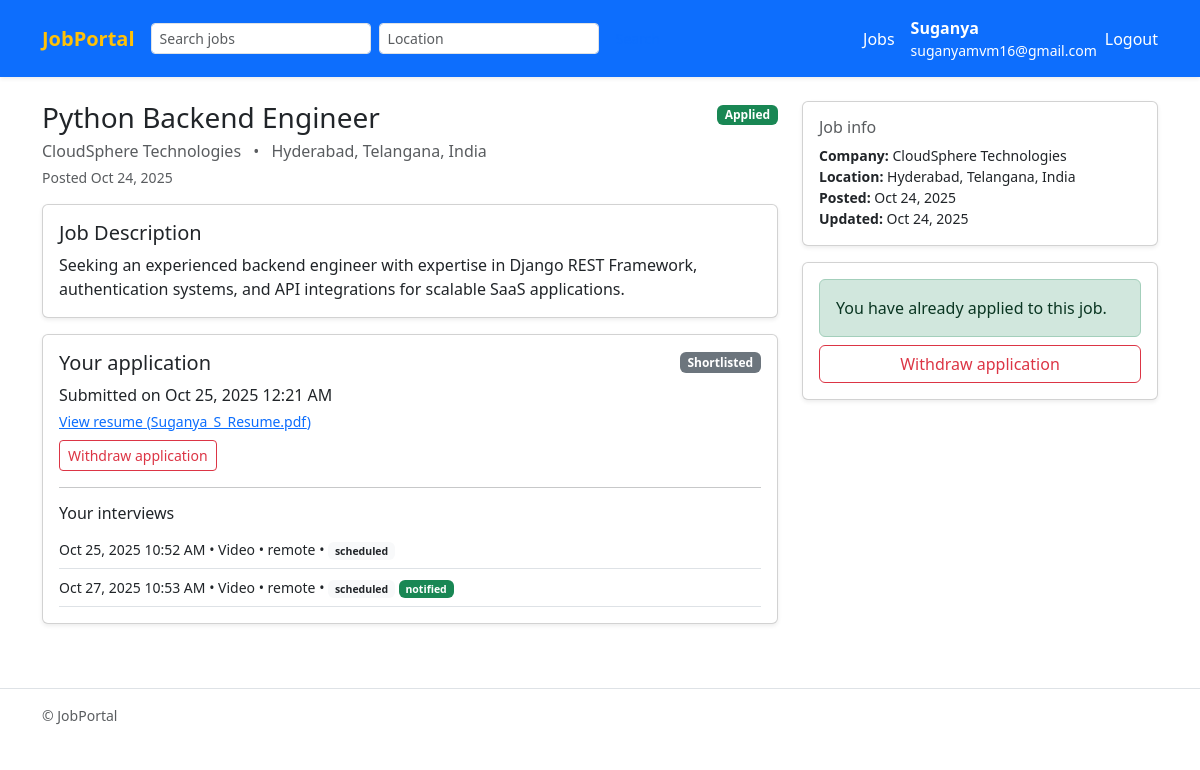
The app's page /job/2/ (signed in) with its own data.
### jobs/models.py (models this page shows, shortened)
class Job(models.Model):
    poster = models.ForeignKey(User, on_delete=models.CASCADE, related_name="posted_jobs")
    title = models.CharField(max_length=255)
    company = models.CharField(max_length=255)
    description = models.TextField()
    location = models.CharField(max_length=255, blank=True)
    created_at = models.DateTimeField(auto_now_add=True)
    updated_at = models.DateTimeField(auto_now=True)
    class Meta:
        ordering = ["-created_at"]
        indexes = [models.Index(fields=["title"]), models.Index(fields=["company"]), models.Index(fields=["location"])]

class Application(models.Model):
    STATUS_APPLIED   = "applied"
    STATUS_REVIEW    = "review"
    STATUS_SHORTLIST = "shortlisted"
    STATUS_ACCEPTED  = "accepted"
    STATUS_REJECTED  = "rejected"
    STATUS_WITHDRAWN = "withdrawn"
    STATUS_CHOICES = [
        (STATUS_APPLIED, "Applied"),
        (STATUS_REVIEW, "Under Review"),
        (STATUS_SHORTLIST, "Shortlisted"),
        (STATUS_ACCEPTED, "Accepted"),
        (STATUS_REJECTED, "Rejected"),
        (STATUS_WITHDRAWN, "Withdrawn"),
    ]
    job = models.ForeignKey(Job, on_delete=models.CASCADE, related_name="applications")
    applicant = models.ForeignKey(User, on_delete=models.CASCADE, related_name="applications")
    resume = models.FileField(
        upload_to=resume_upload_to,
        validators=[FileExtensionValidator(allowed_extensions=["pdf", "doc", "docx"])],
        help_text="Upload resume in PDF, DOC or DOCX format.",
    )
    cover_letter = models.TextField(blank=True)
    status = models.CharField(max_length=20, choices=STATUS_CHOICES, default=STATUS_APPLIED)
    applied_at = models.DateTimeField(auto_now_add=True)
    updated_at = models.DateTimeField(auto_now=True)
    class Meta:
        unique_together = ("job", "applicant")
        ordering = ["-applied_at"]
        indexes = [models.Index(fields=["status"]), models.Index(fields=["applied_at"])]
    def get_resume_filename(self) -> str: return self.resume.name.split("/")[-1]

class Interview(models.Model):
    MODE_CHOICES = [("in_person","In person"),("phone","Phone"),("video","Video")]
    STATUS_CHOICES = [("scheduled","Scheduled"),("rescheduled","Rescheduled"),("completed","Completed"),("canceled","Canceled")]
    application = models.ForeignKey(Application, on_delete=models.CASCADE, related_name="interviews")
    created_by = models.ForeignKey(User, on_delete=models.CASCADE, related_name="created_interviews")
    scheduled_at = models.DateTimeField()
    mode = models.CharField(max_length=20, choices=MODE_CHOICES, default="video")
    location = models.CharField(max_length=255, blank=True, help_text="Office address (for in-person) or leave blank.")
    meet_link = models.CharField(max_length=255, blank=True, help_text="Video/Phone meeting link or dial-in.")
    notes = models.TextField(blank=True)
    status = models.CharField(max_length=20, choices=STATUS_CHOICES, default="scheduled")
    invite_sent = models.BooleanField(default=False)
    created_at = models.DateTimeField(auto_now_add=True)
    updated_at = models.DateTimeField(auto_now=True)
    class Meta:
        ordering = ["scheduled_at"]

### jobs/views.py (the view)
# urls.py: path("job/<int:pk>/", views.JobDetailView.as_view(), name="job_detail"),
class JobDetailView(DetailView):
    model = Job
    template_name = "jobs/job_detail.html"
    context_object_name = "job"
    def get_context_data(self, **kwargs):
        ctx = super().get_context_data(**kwargs)
        job = self.object
        ctx["applications"] = job.applications.all()
        ctx["has_applied"] = False
        ctx["my_app"] = None
        if self.request.user.is_authenticated:
            ctx["has_applied"] = job.applications.filter(applicant=self.request.user).exists()
            ctx["my_app"] = job.applications.filter(applicant=self.request.user).first()
        return ctx

### jobs/templates/jobs/job_detail.html (shortened to what this page needs)
{% extends 'jobs/base.html' %}
{% block content %}
<div class="row">
  <div class="col-lg-8">
    <div class="d-flex align-items-start justify-content-between mb-3">
      <div>
        <h1 class="h3 mb-1">{{ job.title }}</h1>
        <div class="text-muted">
          <span class="me-2">{{ job.company }}</span>
          {% if job.location %}• <span class="ms-2">{{ job.location }}</span>{% endif %}
        </div>
        <div class="small text-muted mt-1">Posted {{ job.created_at|date:"M d, Y" }}</div>
      </div>
      <div class="ms-3 text-end">
        {% if user.is_authenticated %}
          {% if user == job.poster %}
            <a href="{% url 'jobs:job_update' job.pk %}" class="btn btn-outline-secondary btn-sm">Edit</a>
            <a href="{% url 'jobs:job_delete' job.pk %}" class="btn btn-outline-danger btn-sm"
               onclick="return confirm('Delete this job?');">Delete</a>
          {% else %}
            {% if user.profile.is_employer %}
            {% else %}
              {% if has_applied %}
                <span class="badge bg-success">Applied</span>
              {% else %}
                <a href="{% url 'jobs:job_apply' job.pk %}" class="btn btn-primary btn-sm">Apply</a>
              {% endif %}
            {% endif %}
          {% endif %}
        {% else %}
          <a href="{% url 'login' %}?next={{ request.path|urlencode }}" class="btn btn-primary btn-sm">Login to apply</a>
        {% endif %}
      </div>
    </div>
    <div class="card shadow-sm mb-3">
      <div class="card-body">
        <h5 class="card-title">Job Description</h5>
        <p class="mb-0" style="white-space:pre-line">{{ job.description }}</p>
      </div>
    </div>
    {% if user.is_authenticated and not user.profile.is_employer and my_app %}
      <div class="card shadow-sm mb-3">
        <div class="card-body">
          <div class="d-flex justify-content-between align-items-center">
            <h5 class="card-title mb-0">Your application</h5>
            <span class="badge bg-secondary">{{ my_app.get_status_display }}</span>
          </div>
          <div class="mt-2">
            <div>Submitted on {{ my_app.applied_at|date:"M d, Y h:i A" }}</div>
            <div class="small mt-1">
              <a href="{{ my_app.resume.url }}" target="_blank">View resume ({{ my_app.get_resume_filename }})</a>
            </div>
          </div>
          {% if my_app.status != 'withdrawn' %}
            <form class="mt-2" method="post" action="{% url 'jobs:withdraw_application' my_app.pk %}">
              <button class="btn btn-outline-danger btn-sm" onclick="return confirm('Withdraw your application?');">
                Withdraw application
              </button>
            </form>
          {% else %}
            <div class="mt-2 small text-danger">You withdrew this application.</div>
          {% endif %}
          {% if my_app.interviews.all %}
            <hr>
            <h6 class="mb-2">Your interviews</h6>
            {% for iv in my_app.interviews.all %}
              <div class="d-flex align-items-center justify-content-between py-2 border-bottom">
                <div class="small">
                  {{ iv.scheduled_at|date:"M d, Y h:i A" }} • {{ iv.get_mode_display }}
                  {% if iv.location %} • {{ iv.location }}{% endif %}
                  • <span class="badge bg-light text-dark">{{ iv.status }}</span>
                  {% if iv.invite_sent %}<span class="badge bg-success">notified</span>{% endif %}
                </div>
              </div>
            {% empty %}
              <div class="small text-muted">No interviews scheduled yet.</div>
            {% endfor %}
          {% endif %}
        </div>
      </div>
    {% endif %}
  </div>
  <div class="col-lg-4">
    <div class="card shadow-sm mb-3">
      <div class="card-body">
        <h6 class="text-muted mb-2">Job info</h6>
        <div class="small">
          <div><strong>Company:</strong> {{ job.company }}</div>
          {% if job.location %}<div><strong>Location:</strong> {{ job.location }}</div>{% endif %}
          <div><strong>Posted:</strong> {{ job.created_at|date:"M d, Y" }}</div>
          <div><strong>Updated:</strong> {{ job.updated_at|date:"M d, Y" }}</div>
        </div>
      </div>
    </div>
    {% if user.is_authenticated and user != job.poster and not user.profile.is_employer %}
      <div class="card shadow-sm">
        <div class="card-body">
          {% if has_applied %}
            <div class="alert alert-success mb-2">You have already applied to this job.</div>
            {% if my_app and my_app.status != 'withdrawn' %}
              <form method="post" action="{% url 'jobs:withdraw_application' my_app.pk %}">
                <button class="btn btn-outline-danger w-100"
                        onclick="return confirm('Withdraw your application?');">
                  Withdraw application
                </button>
              </form>
            {% endif %}
          {% else %}
            <a href="{% url 'jobs:job_apply' job.pk %}" class="btn btn-primary w-100">Apply Now</a>
          {% endif %}
        </div>
      </div>
    {% endif %}
  </div>
</div>
{% endblock %}

### jobs/templates/jobs/base.html (shortened to what this page needs)
{% load static %}
<!doctype html>
<html lang="en">
<head>
  <link href="https://cdn.jsdelivr.net/npm/bootstrap@5.3.0/dist/css/bootstrap.min.css" rel="stylesheet">
</head>
<body>
<nav class="navbar navbar-expand-lg navbar-primary bg-primary shadow-sm">
  <div class="container">
    <a class="navbar-brand  text-warning fw-bold" href="{% url 'jobs:job_list' %}">JobPortal</a>
    <div class="collapse navbar-collapse" id="mainNav">
      <form class="d-flex me-auto" method="get" action="{% url 'jobs:job_list' %}">
        <input name="q" class="form-control form-control-sm me-2" type="search" placeholder="Search jobs" aria-label="Search"
               value="{{ request.GET.q|default:'' }}">
        <input name="location" class="form-control form-control-sm me-2" type="search" placeholder="Location"
               value="{{ request.GET.location|default:'' }}">
        <button class="btn btn-sm btn-outline-primary" type="submit">Search</button>
      </form>
      <ul class="navbar-nav ms-auto mb-2 mb-lg-0 align-items-center">
        {% if user.is_authenticated %}
          {% if user.profile.is_employer %}
          <li class="nav-item">
              <a class="nav-link text-white" href="{% url 'jobs:job_list' %}">Home</a>
            </li>
            <li class="nav-item">
              <a class="nav-link text-white" href="{% url 'jobs:job_create' %}">Post Job</a>
            </li>
            {% comment %} <li class="nav-item">
              <a class="nav-link" href="{% url 'admin:index' %}">Dashboard</a>
            </li> {% endcomment %}
          {% else %}
            <li class="nav-item">
              <a class="nav-link text-white" href="{% url 'jobs:job_list' %}">Jobs</a>
            </li>
          {% endif %}
           <li class="nav-item">
            <a class="nav-link text-white" href="#">
              <strong>{{ user.username }}</strong>
              {% if user.email %}<small class="text-white d-block">{{ user.email }}</small>{% endif %}
            </a>
          </li>
          <li class="nav-item">
            <form method="post" action="{% url 'logout' %}" style="display:inline;">
  <button type="submit" class="btn btn-link nav-link p-0 text-white">Logout</button>
</form>
          </li>
        {% endif %}
      </ul>
    </div>
  </div>
</nav>
<main class="container py-4">
  {% block content %}{% endblock %}
</main>
<footer class="border-top py-3 mt-4">
  <div class="container text-muted small">
    &copy; {{ now.year }} JobPortal
  </div>
</footer>
</body>
</html>

### jobs/templates/jobs/base.html (style rules this page uses)
.nav-item .nav-link { white-space: nowrap; }

### records on screen
Job: title "Python Backend Engineer", company "CloudSphere Technologies", location "Hyderabad, Telangana, India", created_at "Oct 24, 2025", description "Seeking an experienced backend engineer with expertise in Django REST Framework, authentication systems, and API integrations for scalable SaaS applications.", updated_at "Oct 24, 2025"
Application: status "Shortlisted", applied_at "Oct 25, 2025 12:21 AM", get_resume_filename "Suganya_S_Resume.pdf"
Interview: scheduled_at "Oct 25, 2025 10:52 AM", mode "Video", location "remote", status "scheduled"
Interview: scheduled_at "Oct 27, 2025 10:53 AM", mode "Video", location "remote", status "scheduled", invite_sent "notified"

### other values on screen
{{ user.username }} "Suganya"
{{ user.email }} "suganyamvm16@gmail.com"
